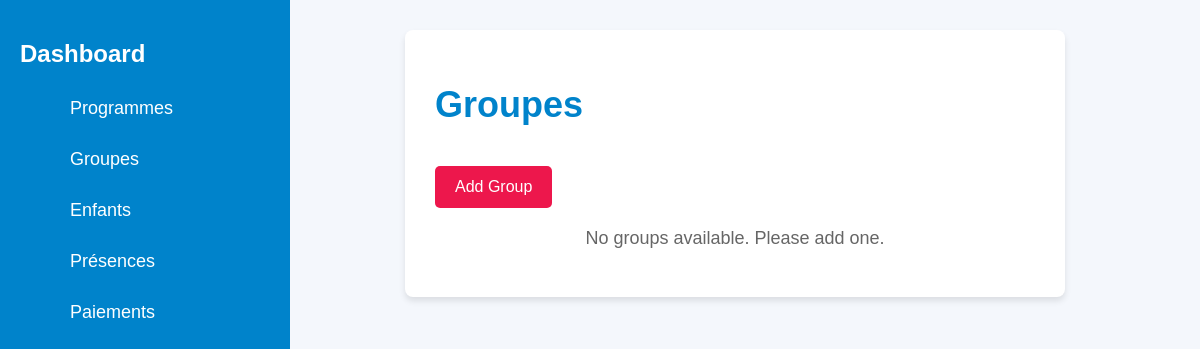
/groupes/, run on an earlier commit of the app's database.
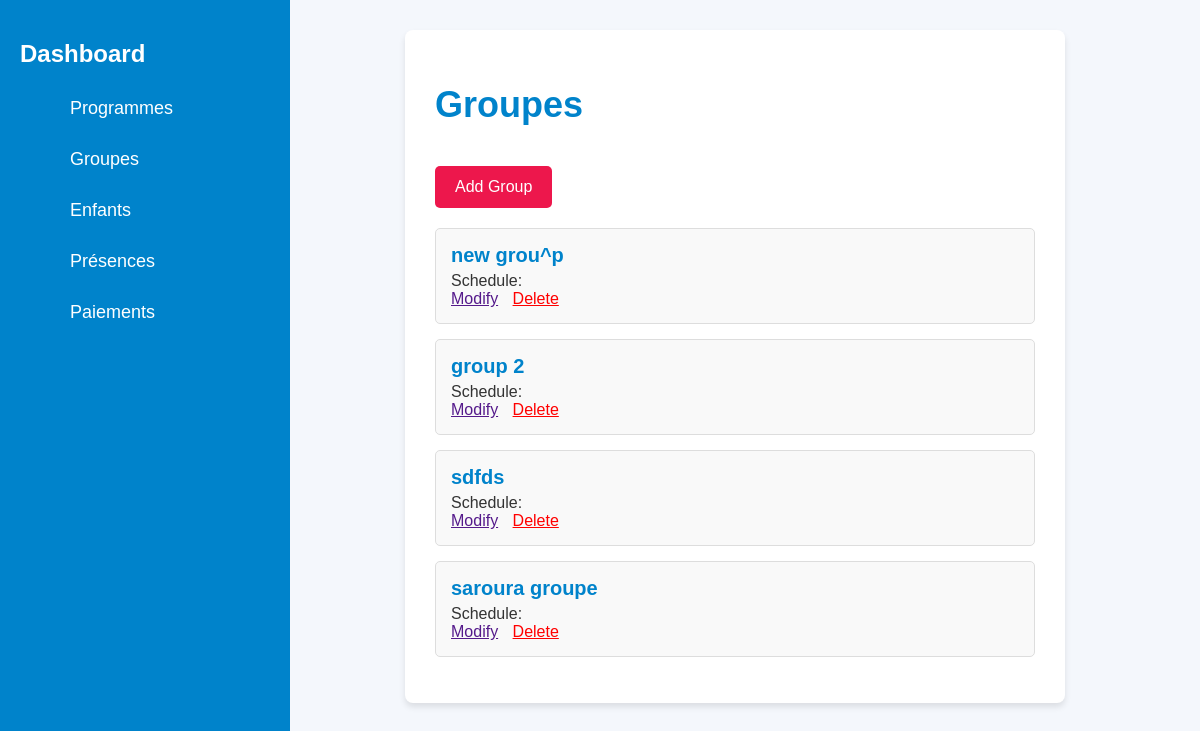
And on a later commit of the database.
### clubadmin/models.py (models this page shows, shortened)
class Group(models.Model):
    name = models.CharField(max_length=255)  # Name of the group
    programme = models.ForeignKey(Programme, related_name='groups', on_delete=models.CASCADE)  # Link to the Programme
    description = models.TextField(blank=True, null=True)  # Optional description of the group

### clubadmin/views.py (the view)
# urls.py: path('groupes/', groupes, name='groupes'),
def groupes(request):
    groups = Group.objects.all()
    return render(request, 'groupes.html', {'groups': groups})

### clubadmin/templates/groupes.html
{% extends 'base.html' %}
{% block content %}
  <div class="form-container">
    <h1>Groupes</h1>
    <div style="margin-bottom: 20px;">
        <a href="{% url 'add_group' %}" class="btn-submit" style="width: auto; text-align: center;">Add Group</a>
    </div>
    {% if groups %}
      <ul style="list-style: none; padding: 0;">
        {% for group in groups %}
          <li style="margin-bottom: 15px; padding: 15px; border: 1px solid #ddd; border-radius: 5px; background-color: #f9f9f9;">
            <strong style="color: #0083cb; font-size: 20px;">{{ group.name }}</strong>
            <p style="margin: 5px 0 0; color: #333; font-size: 16px;">Schedule: {{ group.schedule }}</p>
            <div>
                <a href="" style="margin-right: 10px;">Modify</a>
                <a href="" style="color: red;">Delete</a>
            </div>
          </li>
        {% endfor %}
      </ul>
    {% else %}
      <p style="text-align: center; color: #666; font-size: 18px;">No groups available. Please add one.</p>
    {% endif %}
  </div>
{% endblock %}

What changed in the data, as far as the page shows it:
added Group: name "new grou^p"
added Group: name "group 2"
added Group: name "sdfds"
added Group: name "saroura groupe"
Also different on the page:
text no longer shown: "No groups available. Please add one."
